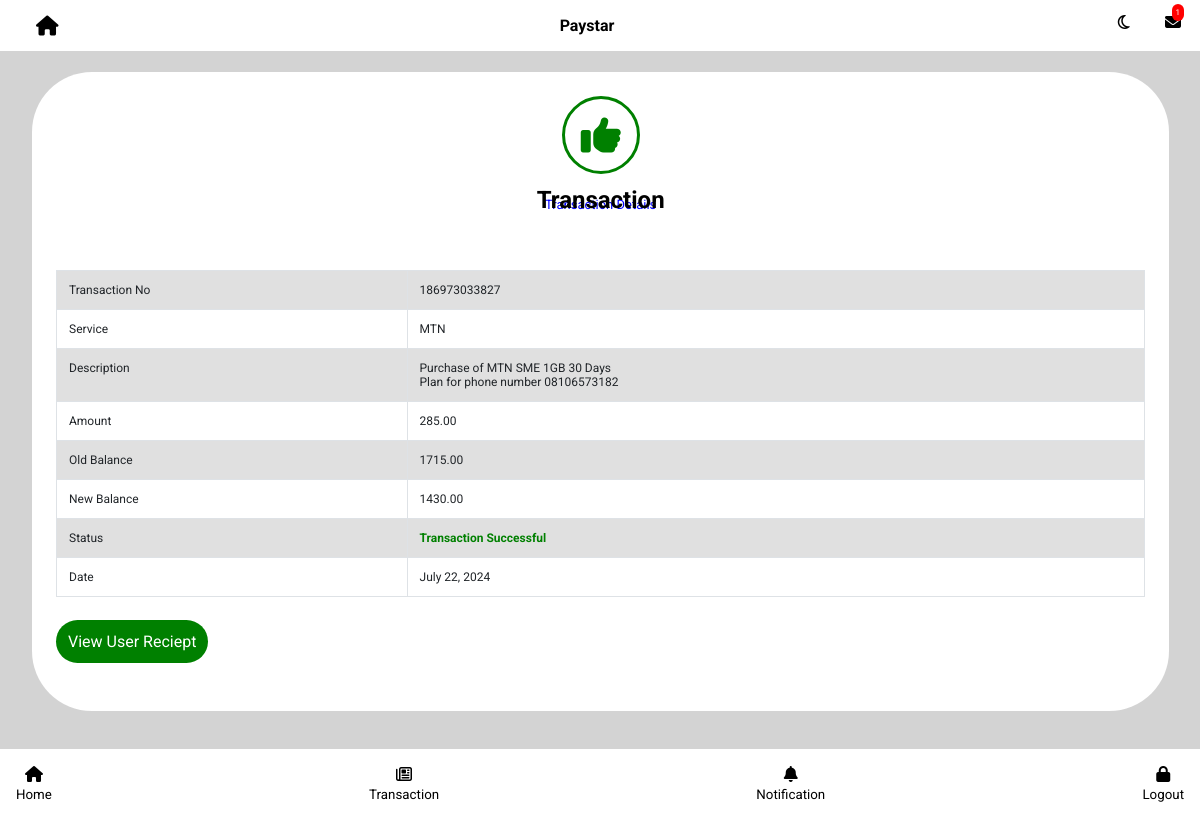
/myreciept/4/ (signed in), run on an earlier commit of the app's database.
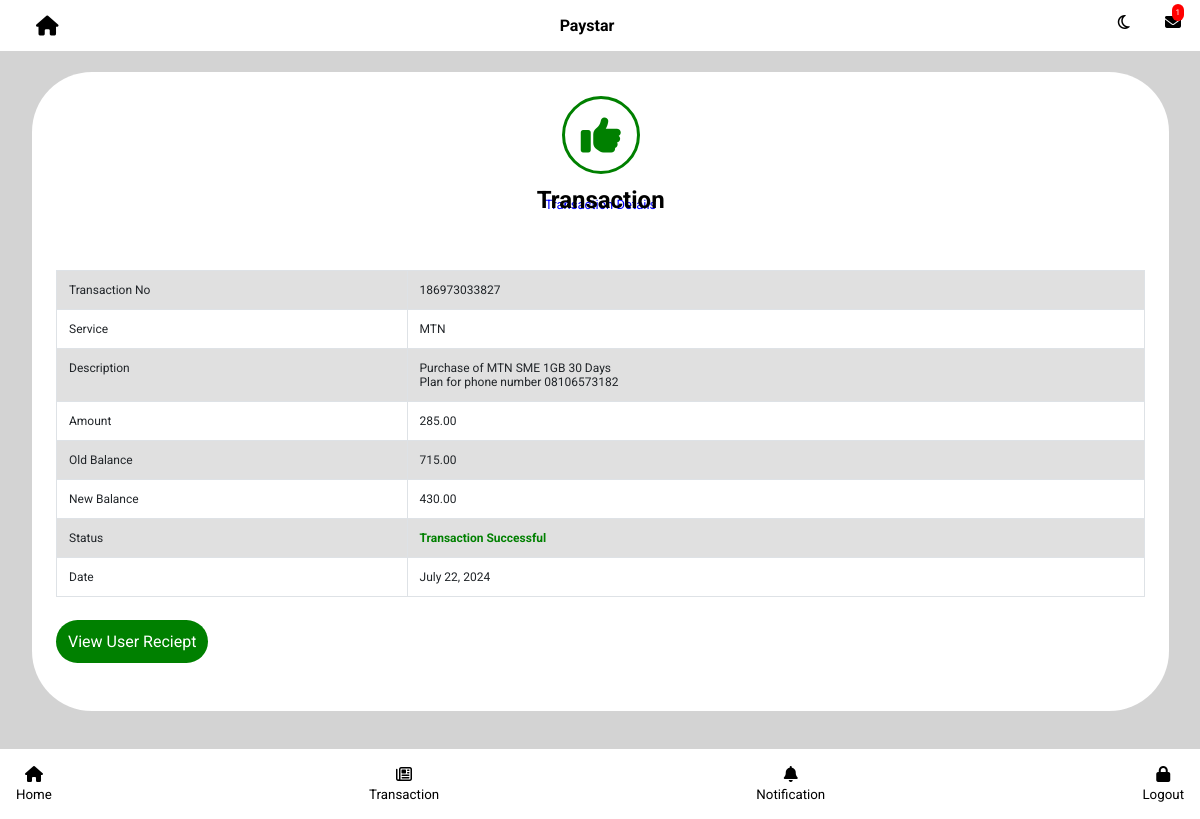
And on a later commit of the database.
### myapp/models.py (models this page shows, shortened)
class Development(models.Model):
  user = models.ForeignKey(User, on_delete=models.CASCADE)
  balance = models.ForeignKey(Balance, on_delete=models.CASCADE)
  charge = models.DecimalField(max_digits=10, decimal_places=2)
  service = models.CharField(max_length=255)
  amount = models.DecimalField(max_digits=10, decimal_places=2)
  phone = models.CharField(max_length=255)
  data_amount = models.CharField(max_length=255)
  transaction_id = models.CharField(max_length=2000)
  date = models.DateField(auto_now_add=True)
  status = models.BooleanField(default=False)

class Balance(models.Model):
  user = models.ForeignKey(User, on_delete=models.CASCADE)
  balance = models.DecimalField(max_digits=10, decimal_places=2)

### myapp/views.py (the view)
# urls.py: path("myreciept/<int:id>/", views.myreciept),
@login_required
def myreciept(request, id):
  x = get_object_or_404(Development, id=id)
  old_balance = x.amount + x.balance.balance
  return render(request, "reciept.html", {"reciept":x, "old":old_balance})

### myapp/templates/reciept.html (shortened to what this page needs)
{% extends "extenders.html" %}
{% load static %}
{% block content %}
<div class="parent-reciept">
  <div class="reciept">
    <div class="reciept-head">
      <i class="fa fa-thumbs-up"></i><br/>
      <p>Transaction Details</p>
      <h2>Transaction</h2>
    </div>
    <div class="table-container">
      <table class="table table-bordered">
       <tbody>
        <tr class="table-active">
          <td>Transaction No</td>
          <td>{{reciept.transaction_id}}</td>
        </tr>
        <tr>
          <td>Service</td>
          <td>{{reciept.service}}</td>
        </tr>
        <tr class="table-active">
          <td>Description</td>
          <td>Purchase of {{reciept.data_amount}} 30 Days <br/>
          Plan for phone number {{reciept.phone}}
          </td>
        </tr>
        <tr>
          <td>Amount</td>
          <td>{{reciept.amount}}</td>
        </tr>
        <tr class="table-active">
          <td>Old Balance</td>
          <td>{{old}}</td>
        </tr>
        <tr>
          <td>New Balance</td>
          <td>{{reciept.balance.balance}}</td>
        </tr>
        <tr class="table-active">
          <td>Status</td>
            {% if reciept.status %}
              <td style="color: green; font-weight: bold">Transaction Successful</td>
            {% else %}
               <td>Transaction Failed</td>
            {% endif %}
        </tr>
        <tr>
          <td>Date</td>
          <td>{{reciept.date}}</td>
        </tr>
       </tbody>
      </table>
      <br/>
      <a href="/invoice/{{reciept.id}}" class="user-reciept">View User Reciept</a>
    </div>
  </div>
</div>
<br /><br /><br /><br />
{% endblock %}

What changed in the data, as far as the page shows it:
changed through a linked row, Development "MTN": balance.balance "1430.00" → "430.00"
Also different on the page:
{{ old }}: "1715.00" → "715.00"
